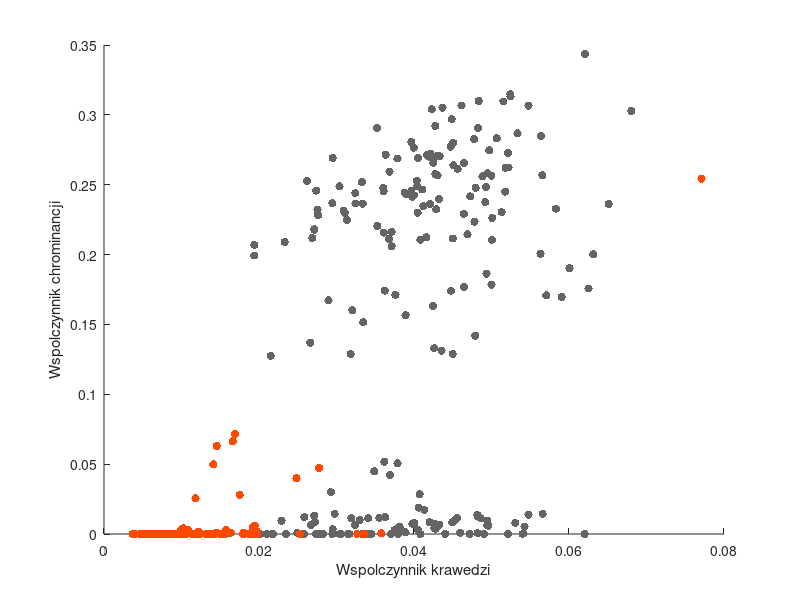
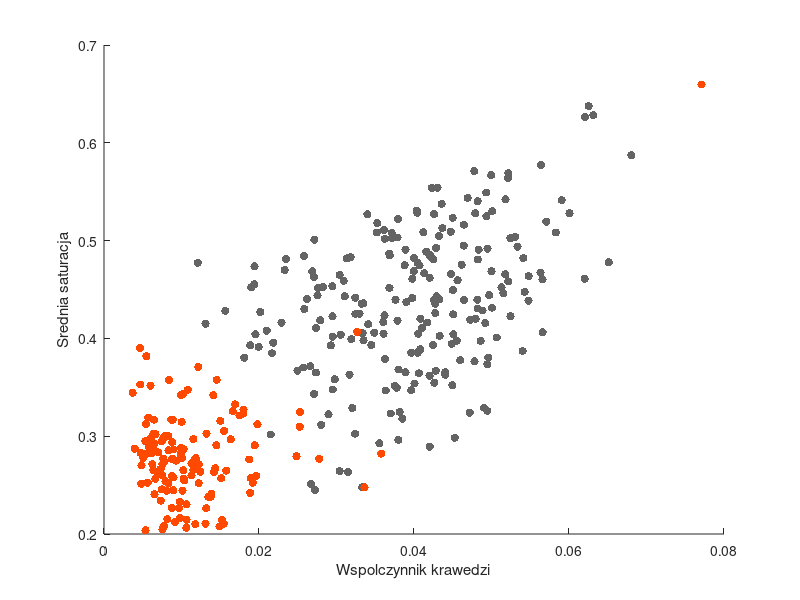
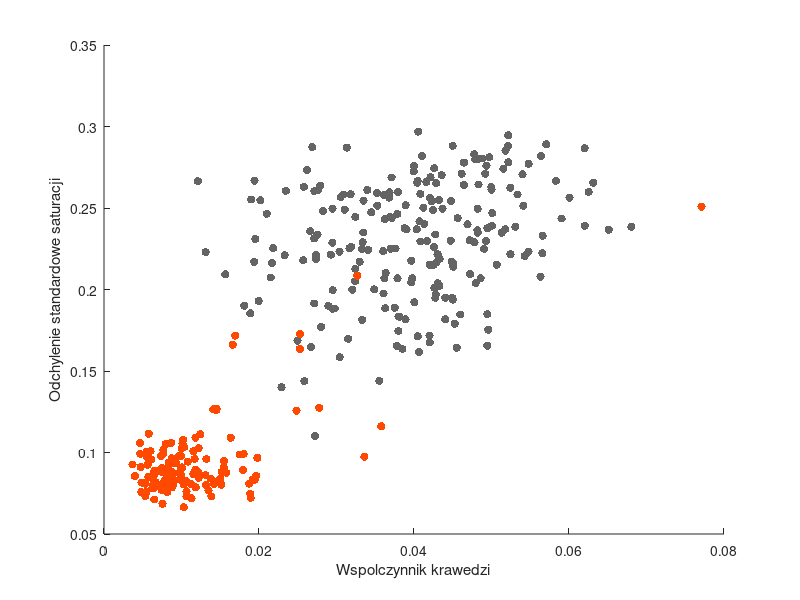
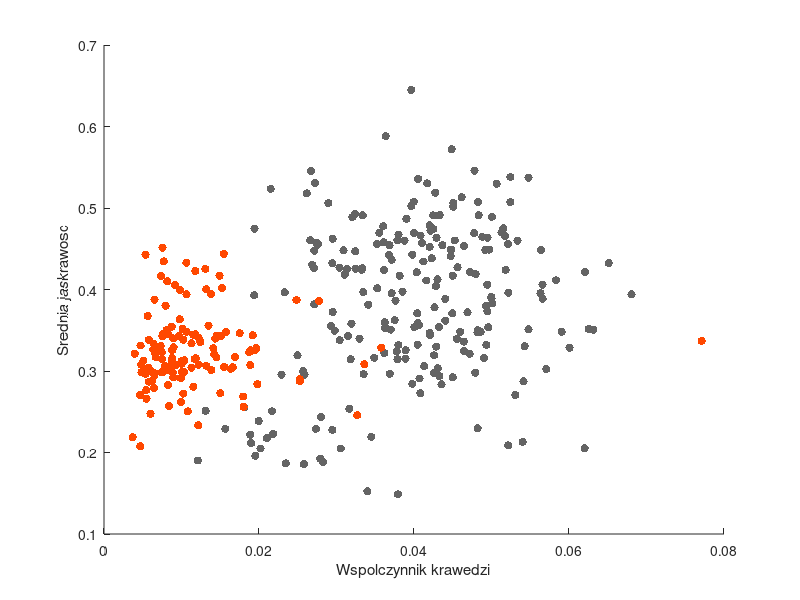

Reproduce these figures in MATLAB, in order.
ob = csvread('cachedFeatures.csv');
true_ob = ob(ob(:, 4) == 1, :);
false_ob = ob(ob(:, 4) == 0, :);

freecolor = [255 72 0] /255;
takencolor = [100 100 100] /255;
labels = {'','','','','Wspolczynnik krawedzi','Wspolczynnik chrominancji','Srednia saturacja', 'Odchylenie standardowe saturacji','Srednia jaskrawosc','Odchylenie standardowe jaskrawosci'};
for x = 5:10
  for y = x:10
  if x==y
    continue
  end
  fig = figure;
  hold on;
  scatter(true_ob(:,x) ,true_ob(:,y) ,[],takencolor,'filled')
  scatter(false_ob(:,x),false_ob(:,y),[],freecolor ,'filled')
  xlabel(labels(1,x));
  ylabel(labels(1,y));
  hold off;
  print(fig,sprintf('%d_z_%d.jpg', x,y),'-djpg','-S300,300' )
  end;
end;